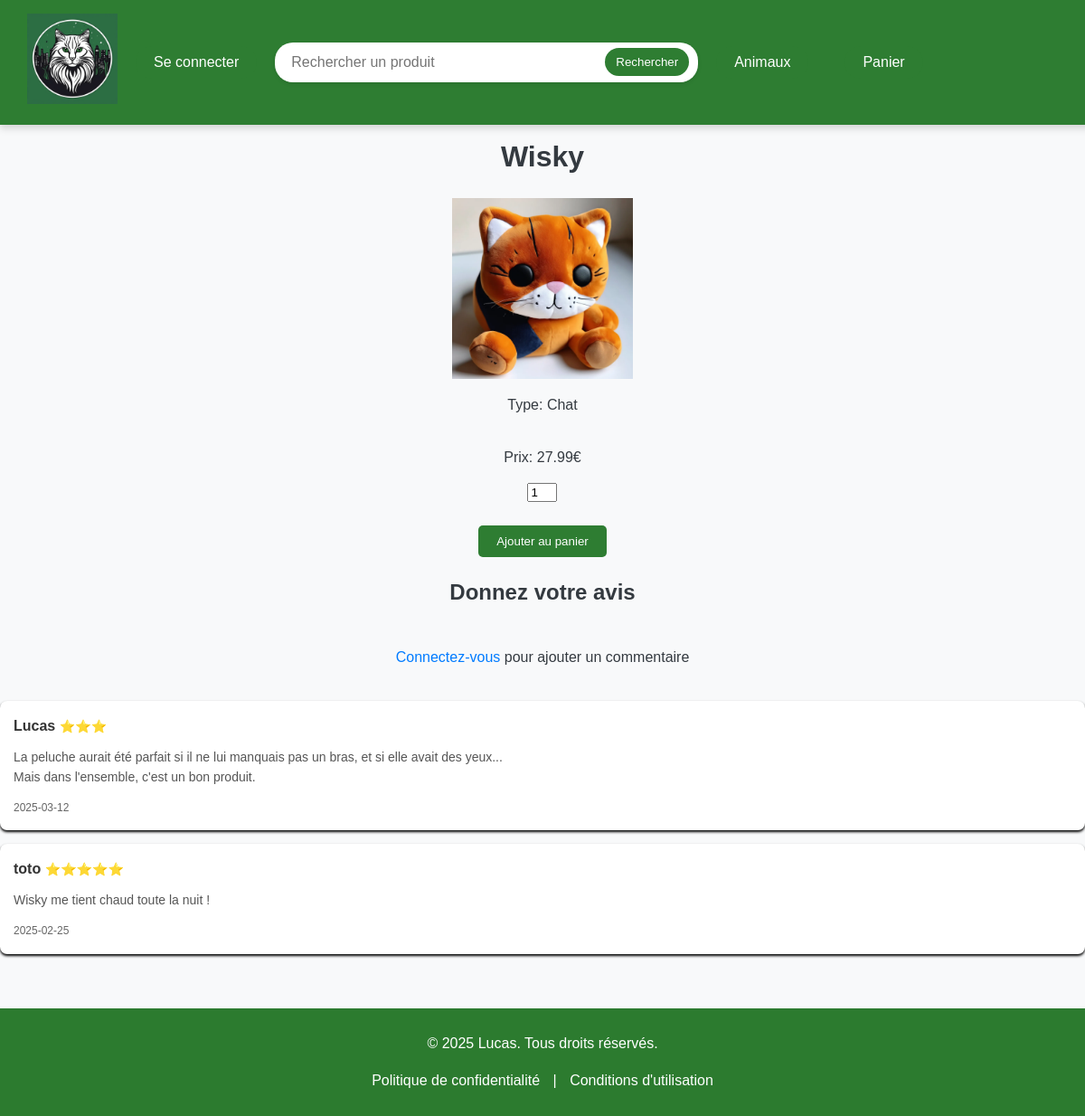
Screenshot of /fiche_produit.php?idAnimals=1 with the database file from the repository.
### tables this page shows
CREATE TABLE IF NOT EXISTS `animals` (
  `idAnimals` int NOT NULL AUTO_INCREMENT,
  `nameAnimals` varchar(100) NOT NULL,
  `typeAnimals` varchar(100) NOT NULL,
  `weightAnimals` varchar(100) NOT NULL,
  `colorAnimals` varchar(100) NOT NULL,
  `priceAnimals` decimal(5,2) NOT NULL,
  `imageAnimals` varchar(100) NOT NULL,
  PRIMARY KEY (`idAnimals`)
);

CREATE TABLE IF NOT EXISTS `comments` (
  `idComment` int NOT NULL AUTO_INCREMENT,
  `idAnimals` int NOT NULL,
  `nameAnimals` varchar(100) NOT NULL,
  `firstname` varchar(100) NOT NULL,
  `comment` varchar(512) NOT NULL,
  `note` float NOT NULL,
  `dateComment` date NOT NULL,
  PRIMARY KEY (`idComment`),
  KEY `comments_ibfk_1` (`idAnimals`)
);

### fiche_produit.php (the view, shortened to what this page needs)
<?php
$servername = "localhost";
$dbname = "e_commerce_project";
$dbusername = "root";
$dbpassword = "";
try {
    $conn = new PDO("mysql:host=$servername;dbname=$dbname", $dbusername, $dbpassword);
    $conn->setAttribute(PDO::ATTR_ERRMODE, PDO::ERRMODE_EXCEPTION);
    $animals = null;
    if (isset($_GET['idAnimals'])) {
        $id = (int) $_GET['idAnimals'];
        $stmt = $conn->prepare("SELECT * FROM animals WHERE idAnimals = :idAnimals");
        $stmt->execute(['idAnimals' => $id]);
        $animals = $stmt->fetch(PDO::FETCH_ASSOC);
    }
    $commentStmt = $conn->prepare("SELECT * FROM comments WHERE nameAnimals = ? ORDER BY dateComment DESC");
    $commentStmt->execute([$animals['nameAnimals']]);
    $comments = $commentStmt->fetchAll(PDO::FETCH_ASSOC);
} catch (\PDOException $e) {
    die("Erreur de connexion : " . $e->getMessage());
}
?>
<!doctype html>
<html lang="fr">
<head>
    <link rel="stylesheet" href="style/store.css">
</head>
<body>
<div class="navbar">
    <?php include 'navbar.php'; ?>
</div>
<br><br><br><br><br>
<div class="content-product">
    <h1 class="product-title"><?php echo htmlspecialchars($animals['nameAnimals']); ?></h1>
    <img class="imageAnimals" src="<?php echo htmlspecialchars($animals['imageAnimals']); ?>" alt="<?php echo htmlspecialchars($animals['nameAnimals']); ?>">
    <p>Type: <?php echo htmlspecialchars($animals['typeAnimals']); ?></p>
    <p>Prix: <?php echo htmlspecialchars($animals['priceAnimals']); ?>€</p>
    <form method="post" action="cart.php">
        <div class="quantity-container">
            <input class="quantity-input" type="number" id="quantity" name="quantity" value="1" min="1">
        </div>
        <br>
        <button class="add_to_cart" type="submit" name="add_to_cart">Ajouter au panier</button>
    </form>
</div>
<h2>Donnez votre avis</h2>
<?php if (isset($_SESSION['firstname'])): ?>
    <form class="form" action="" method="post">
        <div class="comment-container">
            <label>Commentaire :</label>
            <textarea name="comment" required></textarea>
        </div>
        <input type="hidden" name="note" id="note" value="0">
        <div class="star-rating">
            <?php for ($i = 1; $i <= 5; $i++): ?>
                <span class="star" data-note="<?php echo $i; ?>">★</span>
            <?php endfor; ?>
        </div>
        <button class="add_comment_btn" type="submit" id="add_comment" name="add_comment">Ajouter un commentaire</button>
    </form>
<?php else: ?>
    <p class="connected-add-comment"><a href="connexion.php">Connectez-vous</a> pour ajouter un commentaire</p>
<?php endif; ?>
<div class="comments-section">
    <?php foreach ($comments as $comment): ?>
        <div class="comment">
            <strong><?php echo htmlspecialchars($comment['firstname']); ?></strong>
            <span><?php echo str_repeat('⭐', $comment['note']); ?></span>
            <p><?php echo nl2br(htmlspecialchars($comment['comment'])); ?></p>
            <small ><?php echo $comment['dateComment']; ?></small>
        </div>
    <?php endforeach; ?>
</div>
<?php include "footer.php"?>
</body>
</html>

### style/store.css (style rules this page uses)
body { font-family: Arial, sans-serif; line-height: 1.6; margin: 0; padding: 0; background-color: #f8f9fa; color: #343a40; }
h1, h2 { color: #343a40; text-align: center; margin: 20px 0; }
a { text-decoration: none; color: #007bff; }
.imageAnimals { width: 100px; height: 100px; }
.quantity-input { width: 25px; }

### style/navbar.css (style rules this page uses)
.navbar { position: fixed; top: 0; left: 0; width: 100%; display: flex; justify-content: left; align-items: center; background-color: #2e7d32; padding: 15px 30px; z-index: 1000; box-shadow: 0 4px 8px rgba(0, 0, 0, 0.15); font-family: 'Arial', sans-serif; }
body { margin-top: 200px; }

### style/footer.css (style rules this page uses)
body { display: flex; flex-direction: column; min-height: 100vh; margin: 0; }

### fiche_produit.php (style rules this page uses)
.imageAnimals { width: 200px; height: 200px; }
.comment { background-color: white; padding: 15px; margin-top: 15px; border-radius: 8px; box-shadow: 0 2px 3px black; transition: transform 0.3s ease, box-shadow 0.3s ease; }
.comment strong { font-size: 16px; color: #333; }
.comment span { font-size: 14px; color: gold; }
.comment p { margin-top: 10px; line-height: 1.6; font-size: 14px; color: #555; }
.comment small { display: block; margin-top: 10px; font-size: 12px; color: #666; }
.add_comment_btn, .add_to_cart { display: flex; flex-direction: column; align-items: center; padding: 10px 20px; background-color: #2e7d32; color: white; border: none; border-radius: 5px; cursor: pointer; transition: background-color 0.2s; }
.connected-add-comment { text-align: center; margin: 20px 0; }
.content-product { display: flex; flex-direction: column; align-items: center; }
.quantity-input { width: 25px; margin : 0; }
.quantity-container { display: flex; justify-content: center; }

### rows the page displays
animals: nameAnimals "Wisky", imageAnimals (picture), typeAnimals "Chat", priceAnimals "27.99"
comments: firstname "Lucas", note "⭐⭐⭐", comment "La peluche aurait été parfait si il ne lui manquais pas un bras, et si elle avait des yeux... Mais dans l'ensemble, c'est un bon produit.", dateComment "2025-03-12"
comments: firstname "toto", note "⭐⭐⭐⭐⭐", comment "Wisky me tient chaud toute la nuit !", dateComment "2025-02-25"
